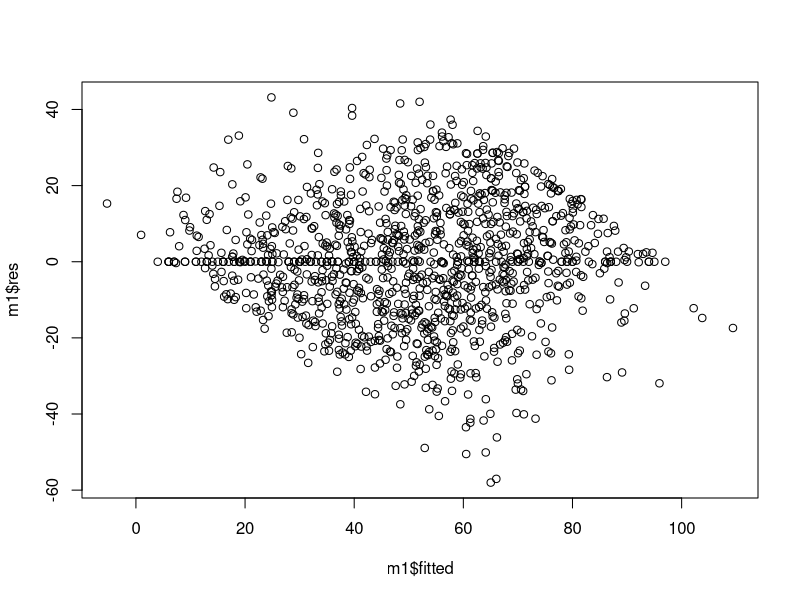
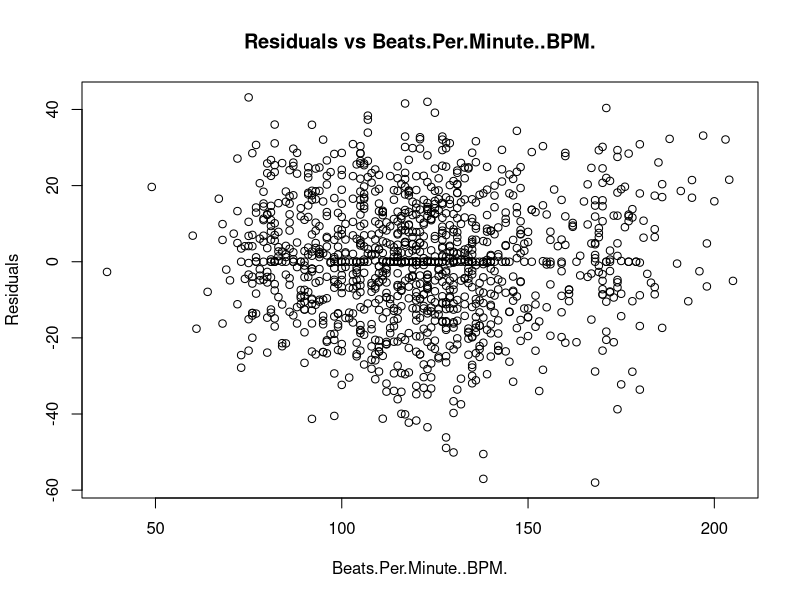
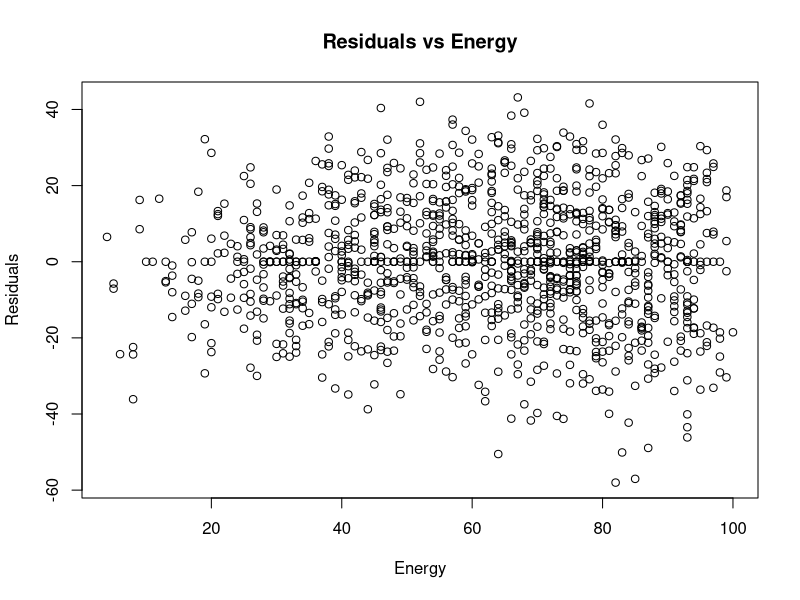
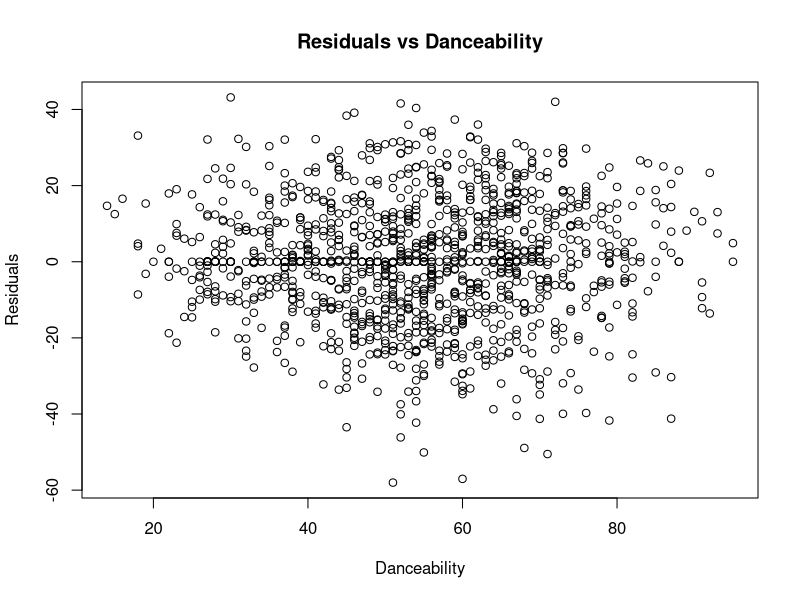
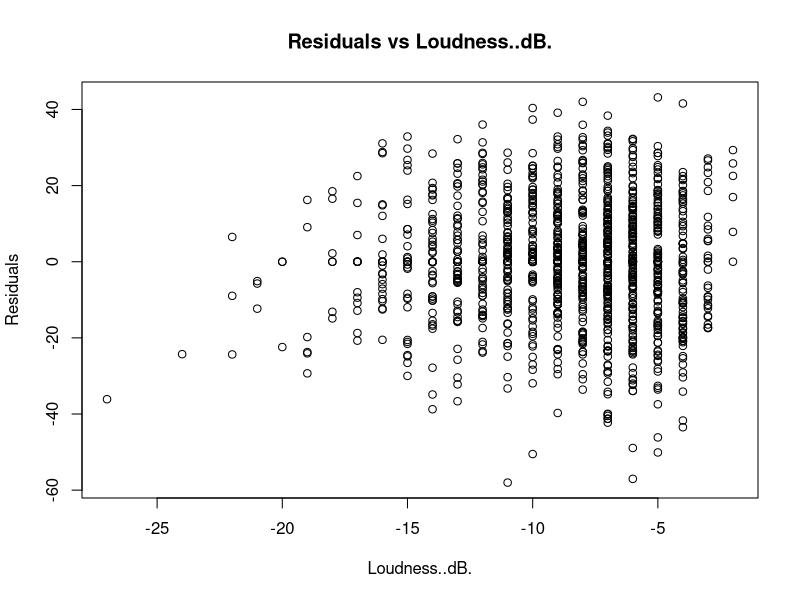
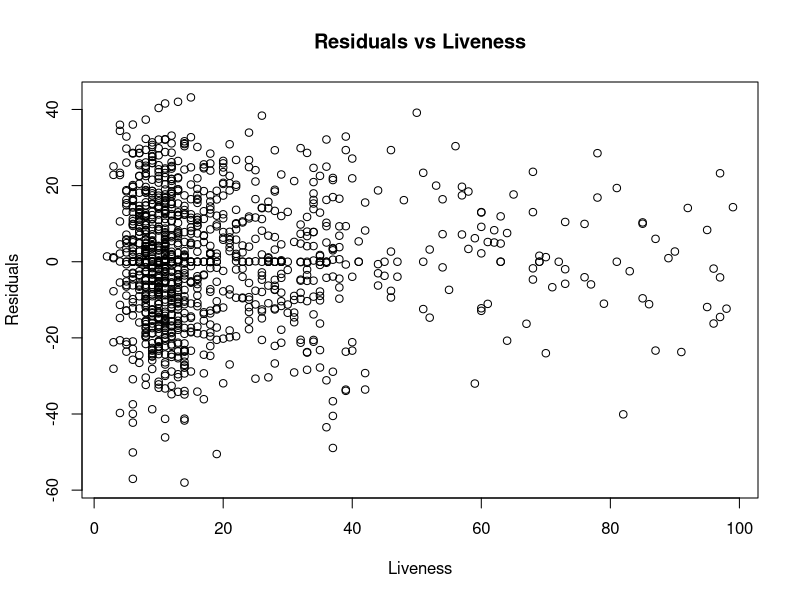
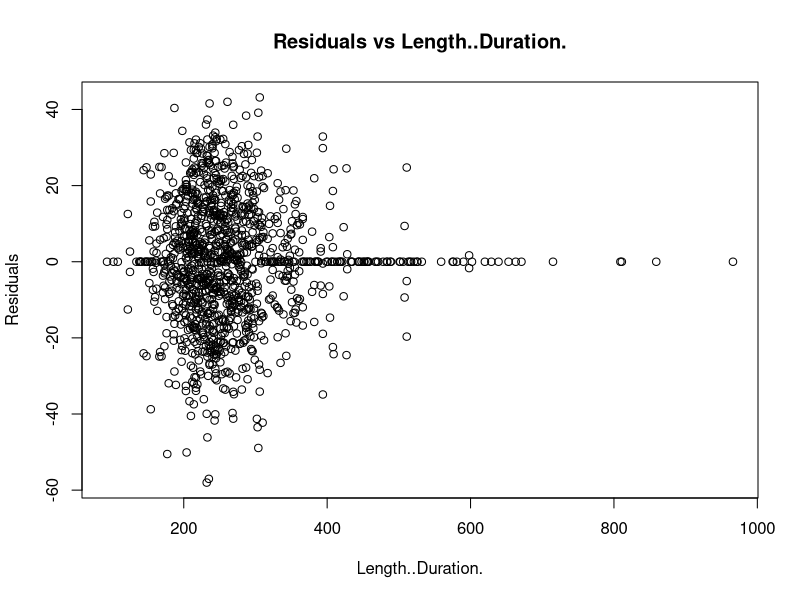
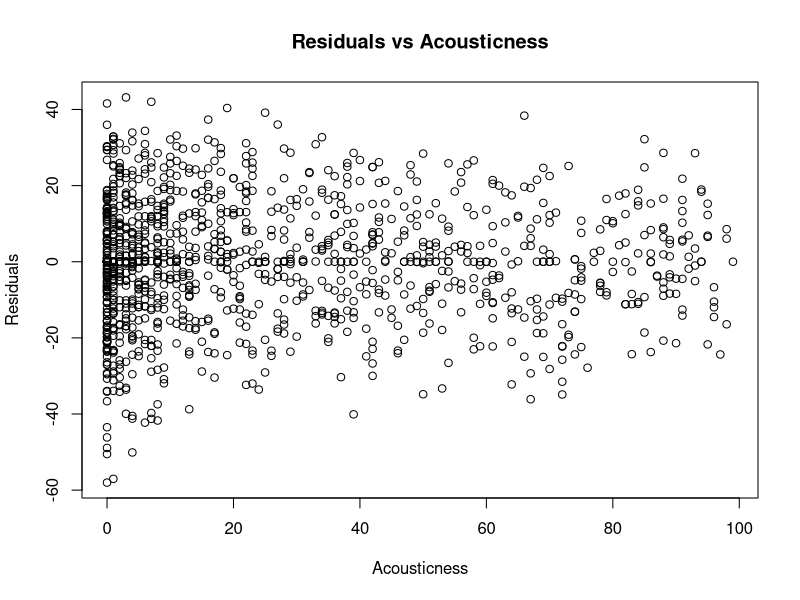

These charts were generated, in order, by the following R code: (Note: this script raises an error after producing the figures.)
library(leaps)

setwd("~/Documents/Fall-2021/datamining/spotify-project")
spotify_clean <- read.csv("csv/spotify-2000-clean.csv")
spotify_df <- data.frame(spotify_clean)
spotify_tr_df <- spotify_df[1:1200,]
spotify_test_df <- spotify_df[1201:nrow(spotify_df),]

# remove irrelevant attributes
spotify_tr_df_valence <-
  subset(spotify_tr_df,
         select = -c(Title, Artist, Year, Popularity, TopGenre))
spotify_test_df <-
  subset(spotify_test_df,
         select = -c(Title, Artist, Year, Popularity, TopGenre))

# multiple linear regression, numeric only - predict valence
# need to verify LINE assumptions and also do cross validation to confirm
# also do variable selection

m1 <- lm(Valence ~ ., data = spotify_tr_df_valence)
print(summary(m1))
plot(m1$res ~ m1$fitted)

# plot residuals vs Xi1 ... Xik
names_clean <- setdiff(names(spotify_tr_df_valence), c("Valence"))
for (colname in names_clean) {
  plot(
    m1$res ~ spotify_tr_df_valence[, colname],
    main = paste("Residuals vs", colname),
    ylab = "Residuals",
    xlab = colname
  )
}

X <-
  spotify_tr_df_valence[,!names(spotify_tr_df_valence) %in% c("Valence")]
y <- spotify_tr_df_valence[, "Valence"]
out <-
  summary(regsubsets(X, y, nbest = 2, nvmax = ncol(X))) # 'nbest' is the number of top models shown for subset size
tab1 <-
  cbind(out$which, out$rsq, out$adjr2, out$cp) # organize the results into a table
print(tab1)
step(m1)

pred1 <- predict.lm(m1, newdata = spotify_test_df, type = "response")

spotify_table_preds <- cbind(spotify_test_df,pred1)
